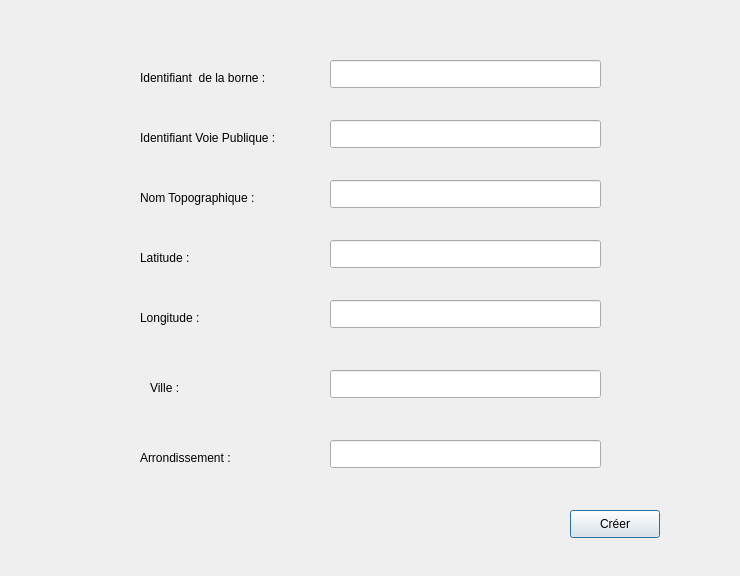
<?xml version="1.0" encoding="UTF-8"?>
<ui version="4.0">
 <class>AjoutBorne</class>
 <widget class="QDialog" name="AjoutBorne">
  <property name="geometry">
   <rect>
    <x>0</x>
    <y>0</y>
    <width>740</width>
    <height>576</height>
   </rect>
  </property>
  <property name="windowTitle">
   <string>AjoutBorne</string>
  </property>
  <widget class="QLabel" name="label">
   <property name="geometry">
    <rect>
     <x>140</x>
     <y>70</y>
     <width>151</width>
     <height>16</height>
    </rect>
   </property>
   <property name="text">
    <string>Identifiant  de la borne :</string>
   </property>
  </widget>
  <widget class="QLineEdit" name="IdBorne">
   <property name="geometry">
    <rect>
     <x>330</x>
     <y>60</y>
     <width>271</width>
     <height>28</height>
    </rect>
   </property>
  </widget>
  <widget class="QLabel" name="label_2">
   <property name="geometry">
    <rect>
     <x>140</x>
     <y>130</y>
     <width>171</width>
     <height>16</height>
    </rect>
   </property>
   <property name="text">
    <string>Identifiant Voie Publique : </string>
   </property>
  </widget>
  <widget class="QLineEdit" name="IdVoiePublique">
   <property name="geometry">
    <rect>
     <x>330</x>
     <y>120</y>
     <width>271</width>
     <height>28</height>
    </rect>
   </property>
  </widget>
  <widget class="QLabel" name="label_3">
   <property name="geometry">
    <rect>
     <x>140</x>
     <y>190</y>
     <width>161</width>
     <height>16</height>
    </rect>
   </property>
   <property name="text">
    <string>Nom Topographique : </string>
   </property>
  </widget>
  <widget class="QLineEdit" name="NomTopo">
   <property name="geometry">
    <rect>
     <x>330</x>
     <y>180</y>
     <width>271</width>
     <height>28</height>
    </rect>
   </property>
  </widget>
  <widget class="QLabel" name="label_4">
   <property name="geometry">
    <rect>
     <x>140</x>
     <y>250</y>
     <width>91</width>
     <height>16</height>
    </rect>
   </property>
   <property name="text">
    <string>Latitude :</string>
   </property>
  </widget>
  <widget class="QLineEdit" name="Latitude">
   <property name="geometry">
    <rect>
     <x>330</x>
     <y>240</y>
     <width>271</width>
     <height>28</height>
    </rect>
   </property>
  </widget>
  <widget class="QLabel" name="label_5">
   <property name="geometry">
    <rect>
     <x>140</x>
     <y>310</y>
     <width>121</width>
     <height>16</height>
    </rect>
   </property>
   <property name="text">
    <string>Longitude :</string>
   </property>
  </widget>
  <widget class="QLineEdit" name="Longitude">
   <property name="geometry">
    <rect>
     <x>330</x>
     <y>300</y>
     <width>271</width>
     <height>28</height>
    </rect>
   </property>
  </widget>
  <widget class="QLabel" name="label_6">
   <property name="geometry">
    <rect>
     <x>150</x>
     <y>380</y>
     <width>58</width>
     <height>16</height>
    </rect>
   </property>
   <property name="text">
    <string>Ville :</string>
   </property>
  </widget>
  <widget class="QLineEdit" name="Ville">
   <property name="geometry">
    <rect>
     <x>330</x>
     <y>370</y>
     <width>271</width>
     <height>28</height>
    </rect>
   </property>
  </widget>
  <widget class="QLabel" name="label_7">
   <property name="geometry">
    <rect>
     <x>140</x>
     <y>450</y>
     <width>161</width>
     <height>16</height>
    </rect>
   </property>
   <property name="text">
    <string>Arrondissement :</string>
   </property>
  </widget>
  <widget class="QLineEdit" name="Arrondissement">
   <property name="geometry">
    <rect>
     <x>330</x>
     <y>440</y>
     <width>271</width>
     <height>28</height>
    </rect>
   </property>
  </widget>
  <widget class="QPushButton" name="ok">
   <property name="geometry">
    <rect>
     <x>570</x>
     <y>510</y>
     <width>90</width>
     <height>28</height>
    </rect>
   </property>
   <property name="text">
    <string>Créer</string>
   </property>
  </widget>
 </widget>
 <resources/>
 <connections>
  <connection>
   <sender>ok</sender>
   <signal>clicked()</signal>
   <receiver>AjoutBorne</receiver>
   <slot>valider()</slot>
   <hints>
    <hint type="sourcelabel">
     <x>614</x>
     <y>523</y>
    </hint>
    <hint type="destinationlabel">
     <x>369</x>
     <y>287</y>
    </hint>
   </hints>
  </connection>
 </connections>
 <slots>
  <slot>valider()</slot>
 </slots>
</ui>
